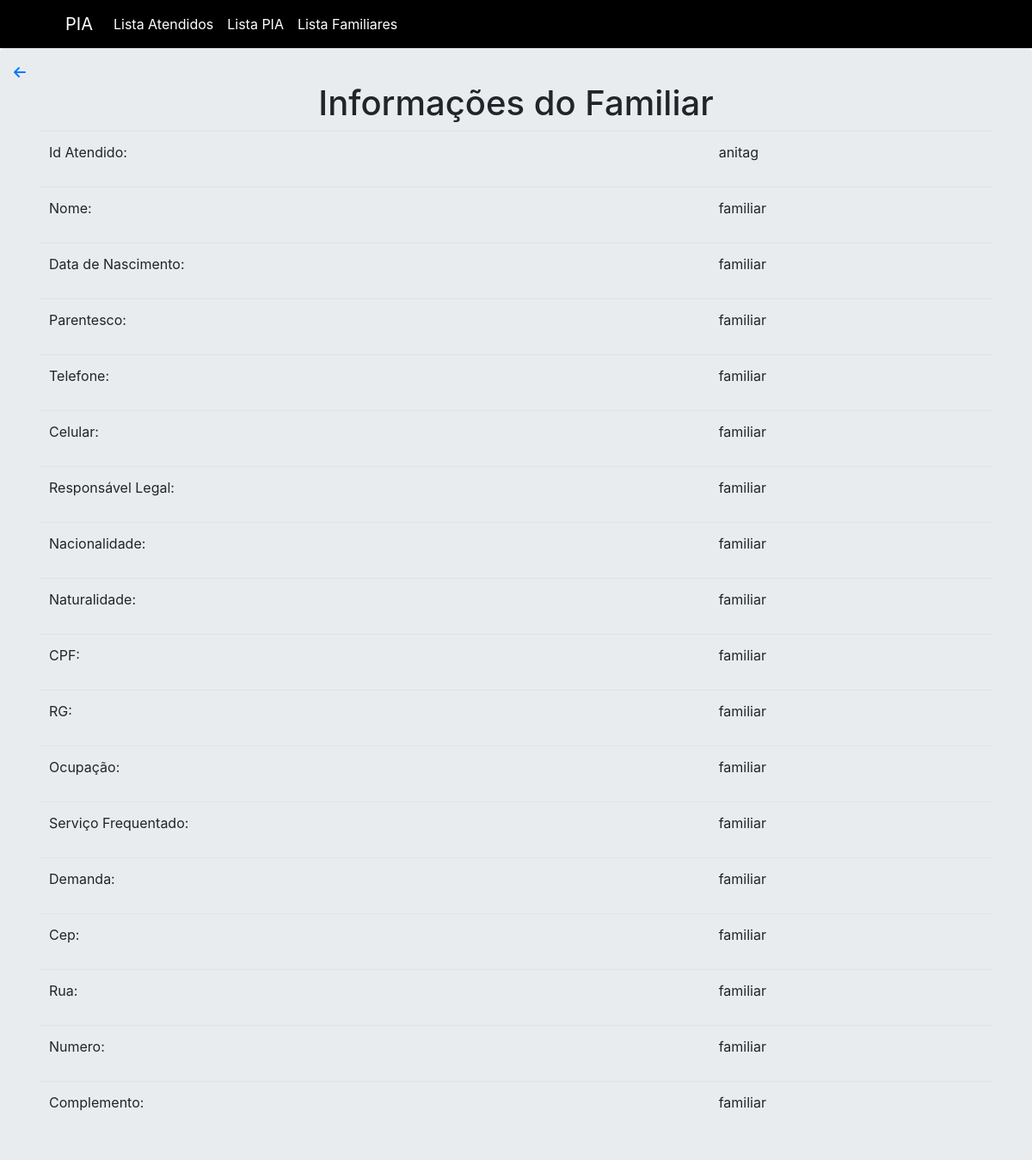
Page /familiar/1 on the committed database.
### models.py (models this page shows, shortened)
class Familiar(db.Model):
    __tablename__ = "familiares"
    id = db.Column('id', db.Integer, primary_key=True)
    id_paciente = db.Column(db.String(150))
    nome = db.Column(db.String(150))
    dtNasc = db.Column(db.String(150))
    parentesco = db.Column(db.String(150))
    telefone = db.Column(db.String(150))
    celular = db.Column(db.String(150))
    responsavel_legal = db.Column(db.String(150))
    nacionalidade = db.Column(db.String(150))
    naturalidade = db.Column(db.String(150))
    cpf = db.Column(db.String(150))
    rg = db.Column(db.String(150))
    ocupaçao = db.Column(db.String(150))
    serviço_frequentado = db.Column(db.String(150))
    demanda = db.Column(db.String(150))
    cep = db.Column(db.String(150))
    rua = db.Column(db.String(150))
    numero = db.Column(db.String(150))
    complemento = db.Column(db.String(150))

### app.py (the view)
@app.route('/familiar/<int:id>')
def RetrieveFamiliar(id):
    familiares = Familiar.query.filter_by(id=id).first()
    if familiares:
        return render_template('infoFamiliar.html', familiares = familiares)
    return f" ={id} Doenst exist"

### app.py (called while the page is built)
@app.before_request
def create_table():
    db.create_all()

### templates/infoFamiliar.html (shortened to what this page needs)
{% extends 'base.html' %}
{% block body %}
<div class="jumbotron p-3">
    <div class="well text-left">
        <a href="/listFamiliares"> <i class="fa-solid fa-arrow-left"></i></a> </div>
        <div class="well text-center">
    <div class="well text-center">
 <h1> Informações do Familiar </h1>
    </div>
</div>
<div class="container">
<form action='' method = "POST">
<table class="table">
    <tr>
        <td>Id Atendido:</td>
        <td><p>{{familiares.id_paciente}}<p/>
</td>
    </tr>
    <tr>
        <td>Nome:</td>
        <td>
<p>{{familiares.nome}}<p/>    </tr>
    <tr>
        <td>Data de Nascimento:</td>
        <td>
<p>{{familiares.dtNasc}}<p/>    </tr>
    <tr>
        <td>Parentesco:</td>
        <td>
            <p>{{familiares.parentesco}}<p/></td>
    </tr>
    <tr>
        <td>Telefone:</td>
        <td>
<p>{{familiares.telefone}}<p/>        </td>
    <tr>
        <td>Celular:</td>
        <td>
 <p>{{familiares.celular}}<p/>        </td>
    <tr>
        <td>Responsável Legal:</td>
        <td>
<p>{{familiares.responsavel_legal}}<p/>    <tr>
        <td>Nacionalidade:</td>
        <td><p>{{familiares.nacionalidade}}<p/>
    <tr>
        <td>Naturalidade:</td>
        <td>
<p>{{familiares.naturalidade}}<p/>    <tr>
        <td>CPF:</td>
        <td>
<p>{{familiares.cpf}}<p/>    <tr>
    <tr>
        <td>RG:</td>
        <td>
<p>{{familiares.rg}}<p/>
    </tr>
     <tr>
        <td>Ocupação:</td>
        <td>
<p>{{familiares.ocupaçao}}<p/>
    </tr>
     <tr>
        <td>Serviço Frequentado:</td>
        <td>
<p>{{familiares.serviço_frequentado}}<p/>
    </tr>
     <tr>
        <td>Demanda:</td>
        <td>
<p>{{familiares.demanda}}<p/>
    </tr>
  <tr>
        <td>Cep:</td>
        <td>
<p>{{familiares.cep}}<p/>
    </tr>
      <tr>
        <td>Rua:</td>
        <td>
<p>{{familiares.rua}}<p/>
    </tr>
      <tr>
        <td>Numero:</td>
        <td>
<p>{{familiares.numero}}<p/>
    </tr>
    <tr>
        <td>Complemento:</td>
        <td>
<p>{{familiares.complemento}}<p/>
    </tr>
</table>
  </form>
</div>
    {% endblock %} </div>

### templates/base.html (shortened to what this page needs)
<!DOCTYPE html>
<html lang="en">
<head>
    <link rel="stylesheet" href="https://stackpath.bootstrapcdn.com/bootstrap/4.4.1/css/bootstrap.min.css">
    <link rel="stylesheet" href="https://cdnjs.cloudflare.com/ajax/libs/font-awesome/6.0.0-beta3/css/all.min.css" />
</head>
<body>
{% block body %} {% endblock %}
</body>
</html>

### templates/header.html (shortened to what this page needs)
{% extends 'base.html' %}
{% block body %}
<div class="container-fluid" style="background-color: rgb( 0, 0, 0) ">
    <div class="container">
<nav class="navbar navbar-expand-lg navbar-ligth" >
    <div class="container-fluid">
      <a class="navbar-brand" style="color:white" href="#">PIA</a>
      <div class="collapse navbar-collapse" id="navbarNav">
        <ul class="navbar-nav" style="color: rgb(255,255,255)">
            <li class="nav-item">
            <a class="nav-link" style="color:white" href="/">Lista Atendidos</a>
          </li>
          <li class="nav-item">
            <a class="nav-link" style="color:white" href="/listPia">Lista PIA</a>
          </li>
            <li class="nav-item">
            <a class="nav-link" style="color:white" href="/listFamiliares">Lista Familiares</a>
          </li>
        </ul>
      </div>
    </div>
  </nav>
</div>
</div>
{% endblock %}

### rows in the picture
Familiar: id_paciente "anitag", nome "familiar", dtNasc "familiar", parentesco "familiar", telefone "familiar", celular "familiar", responsavel_legal "familiar", nacionalidade "familiar", naturalidade "familiar", cpf "familiar", rg "familiar", ocupaçao "familiar", serviço_frequentado "familiar", demanda "familiar", cep "familiar", rua "familiar", numero "familiar", complemento "familiar"
